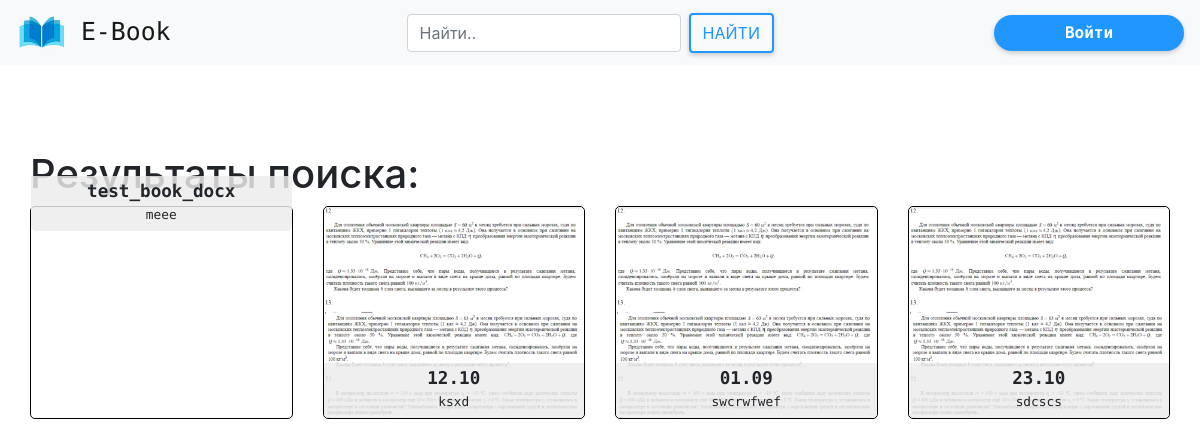
/search_results, run on the app's committed database.
### ebook/models.py (models this page shows, shortened)
class book_inf(models.Model):
    bookname = models.CharField("назвние книги", null=True, max_length=150)
    author = models.CharField("автор", null=True, max_length=100)
    rate = models.PositiveIntegerField("Рейтинг книги", default=0,
                                       validators=[MaxValueValidator(5), ])
    discriptions = models.TextField("описание книги")
    bookimage = models.ImageField("Фотография книги", blank=True,
                                  upload_to="books_photo",
                                  default="books_photo/default.png")
    addingDate = models.DateField("Дата добавления",
                                  default=timezone.now)
    bookfile = models.FileField(upload_to='books', blank=False,
                                default="puples_photo/default.png")

### ebook/views.py (the view)
# urls.py: path('search_results', views.search_results, name='search_results'),
def search_results(request):
    query = request.GET.get("q", "")
    books = book_inf.objects.filter(Q(bookname__icontains=query) | Q(author__icontains=query) | Q(discriptions__icontains=query))
    return render(request, 'search_results.html', {'books': books})

### templates/search_results.html (shortened to what this page needs)
{% extends 'base.html' %}
{% load static %}
{% block links %}
    <link rel="stylesheet" href="{% static 'css/search_results.css' %}">
{% endblock links %}
{% block content %}
    <div class="main">
        <h1>Результаты поиска:</h1>
        <div class="books">
            <div class="row">
                {% for bookItem in books  %}
                <div class="col-12 col-md-6 col-lg-4 col-xl-3 bookbox">
                    <div class="book">
                        <div class="bookImg">
                            <img src="{{ bookItem.bookimage.url }}" alt="">
                            <div class="bookDiscrp">
                                <h4>{{ bookItem.bookname }}</h4>
                                <small>{{ bookItem.author }}</small>
                            </div>
                        </div>
                    </div>
                </div>
                {% endfor %}
            </div>
        </div>
    </div>
{% endblock content %}

### static/css/base.css (style rules this page uses)
html, body { min-height: 100vh; }

### static/css/search_results.css (style rules this page uses)
.main { padding-top: 150px !important; padding: 0px 30px; min-height: 100vh; }
.bookbox { margin-bottom: 1em; }
.book { border: 1px solid black; max-height: 400px; min-height: 100%; border-radius: 5px; }
.bookImg img { max-width: 100%; min-width: 100%; max-height: 396px; min-height: 100%; height: 100%; border-radius: 5px; }
.bookImg { z-index: 1; position: relative; border-radius: 5px; }
.bookDiscrp { position: absolute; z-index: 2; background-color: rgba(236, 236, 236, 0.829); bottom: 0px; width: 100%; left: 0; border-bottom-left-radius: 5px; border-bottom-right-radius: 5px; text-align: center; font-family: 'PT Mono', monospace; padding: 5px 2px; }
.bookDiscrp h4 { font-size: 1.1em; font-weight: bolder; margin-bottom: 0px; }

### data on the page
book_inf: bookname "test_book_docx", author "meee"
book_inf: bookimage (picture), bookname "12.10", author "ksxd"
book_inf: bookimage (picture), bookname "01.09", author "swcrwfwef"
book_inf: bookimage (picture), bookname "23.10", author "sdcscs"
